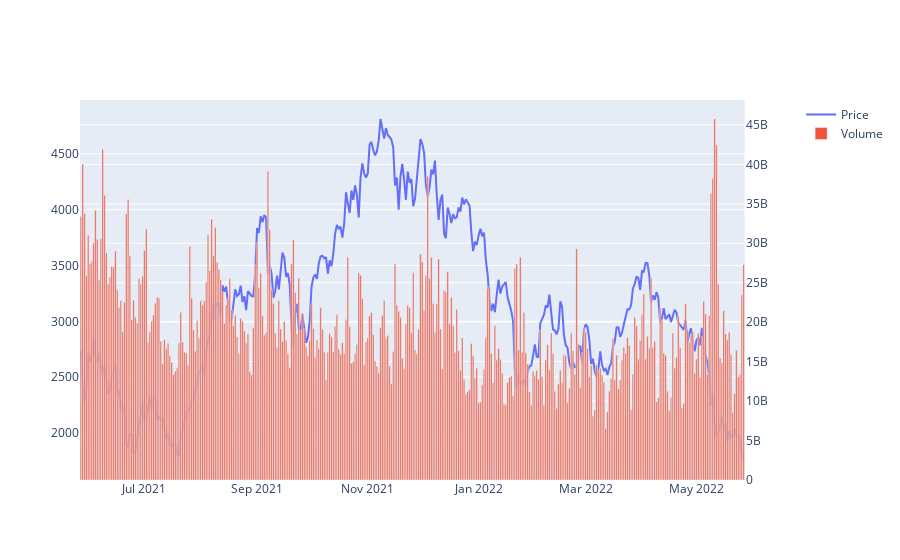

This figure's notebook cell:
### Code cell
fig2 = make_subplots(specs=[[{"secondary_y": True}]])
fig2.add_trace(go.Scatter(x=hist.index,y=hist['Close'],name='Price'),secondary_y=False)
fig2.add_trace(go.Bar(x=hist.index,y=hist['Volume'],name='Volume'),secondary_y=True)
fig2.show()

### Figure 1 — Plotly figure (JSON) as saved in the notebook; plotly's stock layout.template omitted (floating-point values rounded to 4 significant figures; data arrays with more than 128 entries replaced by an {"elided": "..."} marker saying what was removed)
{"data": [{"name": "Price", "type": "scatter", "x": {"elided": "366 str values"}, "xaxis": "x", "y": {"elided": "366 float values"}, "yaxis": "y"}, {"name": "Volume", "type": "bar", "x": {"elided": "366 str values"}, "xaxis": "x", "y": {"elided": "366 int values"}, "yaxis": "y2"}], "layout": {"xaxis": {"anchor": "y", "domain": [0, 0.94]}, "yaxis": {"anchor": "x", "domain": [0, 1]}, "yaxis2": {"anchor": "x", "overlaying": "y", "side": "right"}}}
